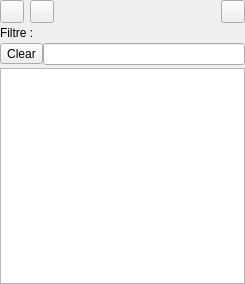
<ui version="4.0" >
 <class>ProjectDirectoryWidget</class>
 <widget class="QWidget" name="ProjectDirectoryWidget" >
  <property name="geometry" >
   <rect>
    <x>0</x>
    <y>0</y>
    <width>245</width>
    <height>284</height>
   </rect>
  </property>
  <layout class="QGridLayout" >
   <property name="leftMargin" >
    <number>0</number>
   </property>
   <property name="topMargin" >
    <number>0</number>
   </property>
   <property name="rightMargin" >
    <number>0</number>
   </property>
   <property name="bottomMargin" >
    <number>0</number>
   </property>
   <property name="horizontalSpacing" >
    <number>0</number>
   </property>
   <property name="verticalSpacing" >
    <number>3</number>
   </property>
   <item row="0" column="0" colspan="2" >
    <layout class="QHBoxLayout" >
     <property name="spacing" >
      <number>6</number>
     </property>
     <property name="leftMargin" >
      <number>0</number>
     </property>
     <property name="topMargin" >
      <number>0</number>
     </property>
     <property name="rightMargin" >
      <number>0</number>
     </property>
     <property name="bottomMargin" >
      <number>0</number>
     </property>
     <item>
      <widget class="QToolButton" name="m_updateProjectBtn" >
       <property name="toolTip" >
        <string>Update project</string>
       </property>
       <property name="icon" >
        <iconset resource="../application.qrc" >:/images/kdesvnupdate.png</iconset>
       </property>
      </widget>
     </item>
     <item>
      <widget class="QToolButton" name="m_commitProjectBtn" >
       <property name="toolTip" >
        <string>Commit project</string>
       </property>
       <property name="icon" >
        <iconset resource="../application.qrc" >:/images/kdesvncommit.png</iconset>
       </property>
      </widget>
     </item>
     <item>
      <spacer>
       <property name="orientation" >
        <enum>Qt::Horizontal</enum>
       </property>
       <property name="sizeHint" >
        <size>
         <width>141</width>
         <height>20</height>
        </size>
       </property>
      </spacer>
     </item>
     <item>
      <widget class="QToolButton" name="m_flatListBtn" >
       <property name="icon" >
        <iconset resource="../application.qrc" >:/images/flatlist.png</iconset>
       </property>
      </widget>
     </item>
    </layout>
   </item>
   <item row="1" column="0" colspan="2" >
    <widget class="QLabel" name="label" >
     <property name="text" >
      <string>Filtre :</string>
     </property>
    </widget>
   </item>
   <item row="2" column="0" >
    <widget class="QToolButton" name="m_clearToolButton" >
     <property name="text" >
      <string>Clear</string>
     </property>
     <property name="icon" >
      <iconset resource="../application.qrc" >:/images/edit-clear-locationbar-ltr.png</iconset>
     </property>
    </widget>
   </item>
   <item row="2" column="1" >
    <widget class="QLineEdit" name="m_filtreLineEdit" />
   </item>
   <item row="3" column="0" colspan="2" >
    <widget class="QTreeView" name="m_projectDirectoryTreeView" >
     <property name="selectionMode" >
      <enum>QAbstractItemView::ExtendedSelection</enum>
     </property>
    </widget>
   </item>
  </layout>
 </widget>
 <resources>
  <include location="../application.qrc" />
 </resources>
 <connections>
  <connection>
   <sender>m_clearToolButton</sender>
   <signal>clicked()</signal>
   <receiver>m_filtreLineEdit</receiver>
   <slot>clear()</slot>
   <hints>
    <hint type="sourcelabel" >
     <x>12</x>
     <y>61</y>
    </hint>
    <hint type="destinationlabel" >
     <x>75</x>
     <y>61</y>
    </hint>
   </hints>
  </connection>
 </connections>
</ui>
